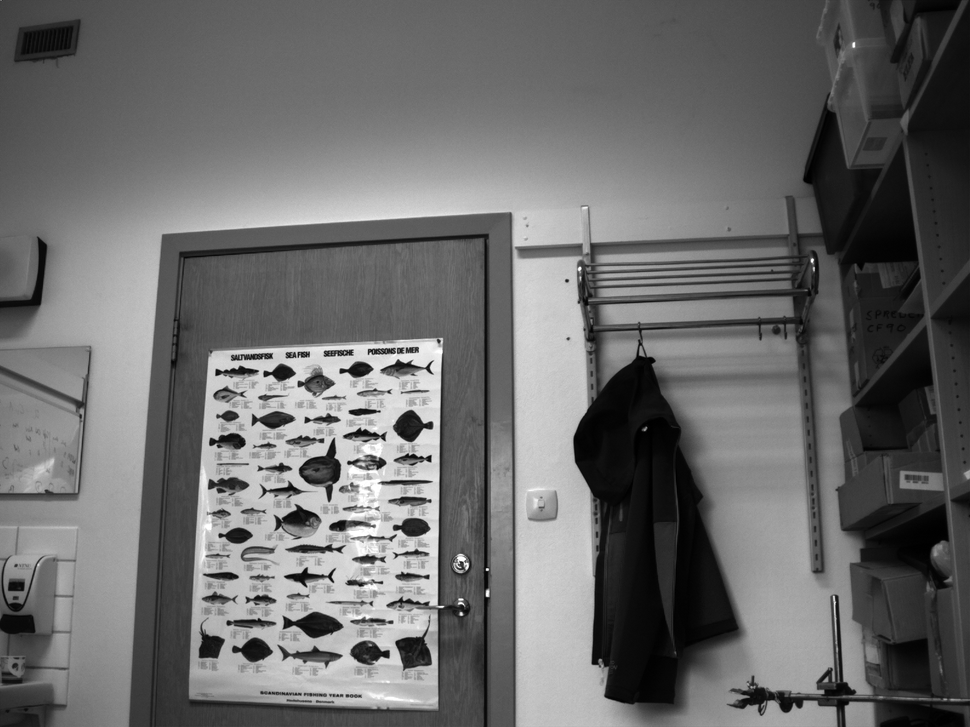
%> input picture camera-lab/pre-work/1/bayer.png, 970 x 727 px, shrunk from 1600 x 1200 before the run
$ octave forarbeid1.m   (GNU Octave 9; MATLAB toolbox functions it lacks are replaced by stand-ins)
%> lines starting %> are read from the running program, lines starting %| are printed output that depends on the picture
% Dere skal:
%   Laste inn bildet Bayer i I
%   Finne høyde og bredde
%%%%%%%%%% Endre koden her %%%%%%%%%%%%%%%%%%%
I = imread("bayer.png");
%> I is the input picture: size 727x970 uint8; min 0, max 255, mean 106.8
[hoyde, bredde] = size(I);
%> hoyde = 727; bredde = 970


%%%%%%%%%%%%%%%%%%%%%%%%%%%%%%%%%%%%%%%%%%%%%%%%%%%%%%%
fargeBilde = zeros(hoyde,bredde,3);

% Dere skal:
%   Vis gråskalabildet i figur 1
%%%%%%%%%% Skriv koden deres her %%%%%%%%%%%%%%%%%%%
figure(1);
imshow(I);

%%%%%%%%%%%%%%%%%%%%%%%%%%%%%%%%%%%%%%%%%%%%%%%%%%%%%%%

%Hent ut fargekanalene fra bildet
%blaa kanale
fargeBilde(1:2:end,1:2:end,3) = double(I(1:2:end,1:2:end))/255;
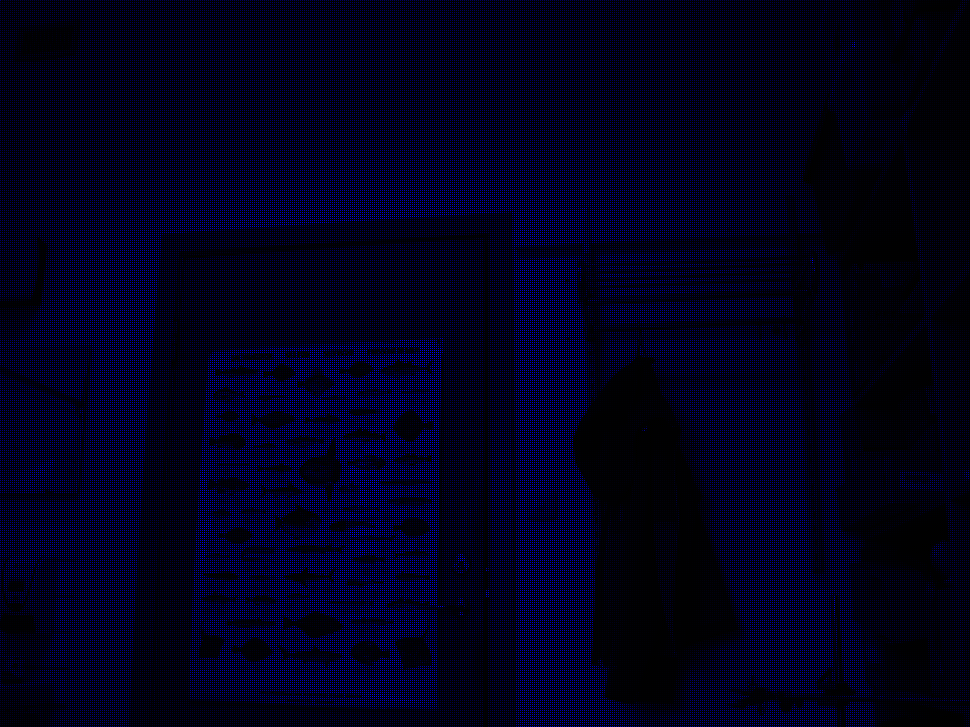
%> fargeBilde: size 727x970x3 double; mean R, G, B 0, 0, 0.105
%gronn kanal
fargeBilde(1:2:end,2:2:end,2) = double(I(1:2:end,2:2:end))/255;
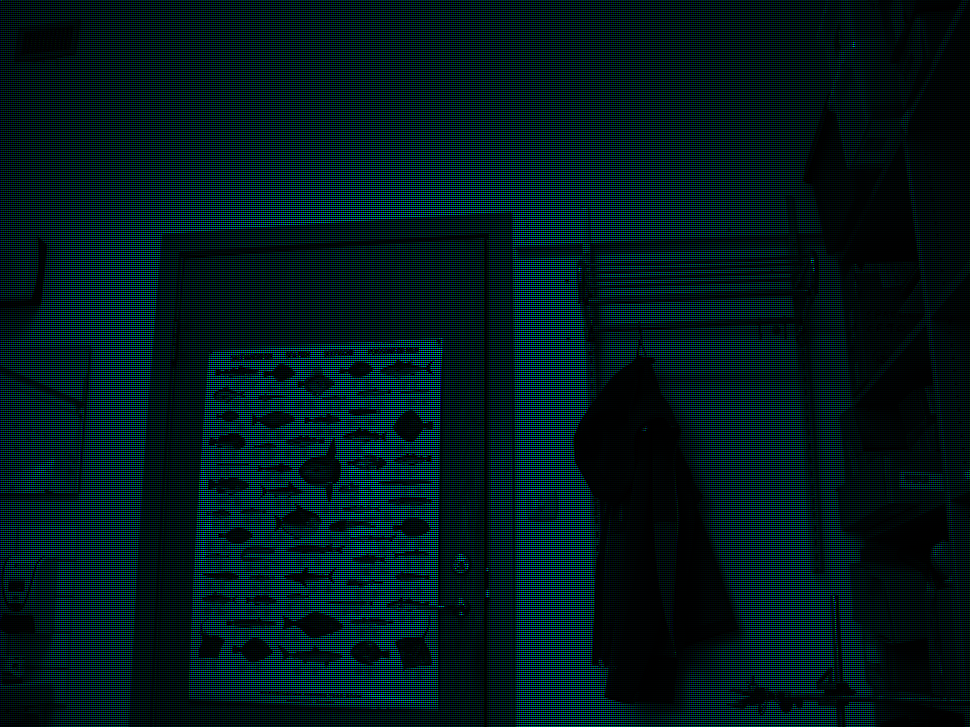
%> fargeBilde: size 727x970x3 double; mean R, G, B 0, 0.105, 0.105
%gronn kanal
fargeBilde(2:2:end,1:2:end,2) = double(I(2:2:end,1:2:end))/255;
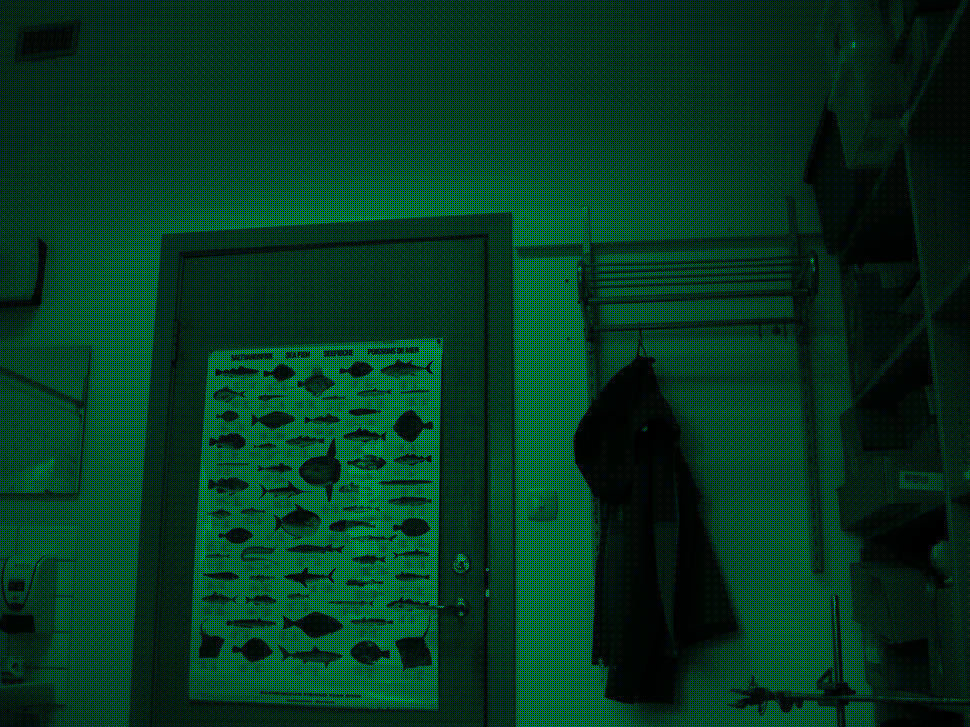
%> fargeBilde: size 727x970x3 double; mean R, G, B 0, 0.209, 0.105

% Dere skal:
% hente ut den røde kanalen til fargebildet
%%%%%%%%%% Skriv koden deres her %%%%%%%%%%%%%%%%%%%
% rod kanal
fargeBilde(2:2:end, 2:2:end, 1) = double(I(2:2:end, 2:2:end))/255;
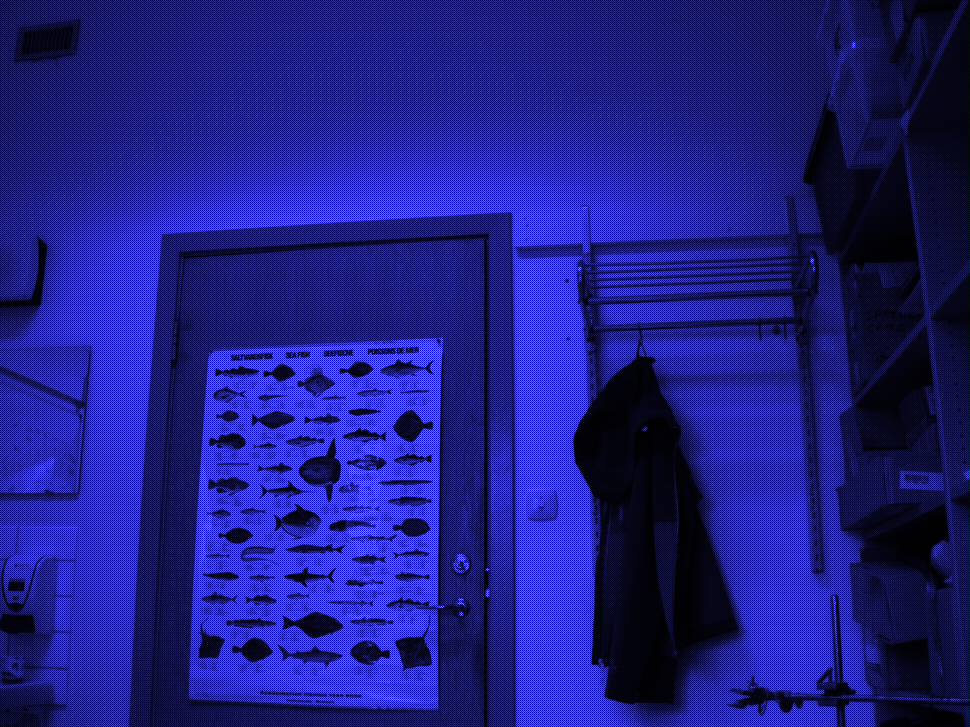
%> fargeBilde: size 727x970x3 double; mean R, G, B 0.105, 0.209, 0.105

%Hint: seksjon "1.5 - Fargebilder og Bayer-filter" gir god teoretisk
%bakgrunn for koden for fargekanalene
%%%%%%%%%%%%%%%%%%%%%%%%%%%%%%%%%%%%%%%%%%%%%%%%%%%%%%%


% Dere skal:
%   Lagre bildet som png
%   Vis bildet
%%%%%%%%%% Skriv koden deres her %%%%%%%%%%%%%%%%%%%
figure(2);
imwrite(fargeBilde, 'rod_kanal.png');
imshow(fargeBilde);

%%%%%%%%%%%%%%%%%%%%%%%%%%%%%%%%%%%%%%%%%%%%%%%%%%%%%%%


% Dere skal:
%   Legg til interpolering på bildet
%   Lagre bildet som png
%   Vis bildet
%%%%%%%%%% Skriv koden deres her %%%%%%%%%%%%%%%%%%%
figure(3);
fargeBildeInterpolert = demosaic(I, 'bggr');
imshow(fargeBildeInterpolert);
imwrite(fargeBildeInterpolert, 'interpolert.png');

%%%%%%%%%%%%%%%%%%%%%%%%%%%%%%%%%%%%%%%%%%%%%%%%%%%%%%%
